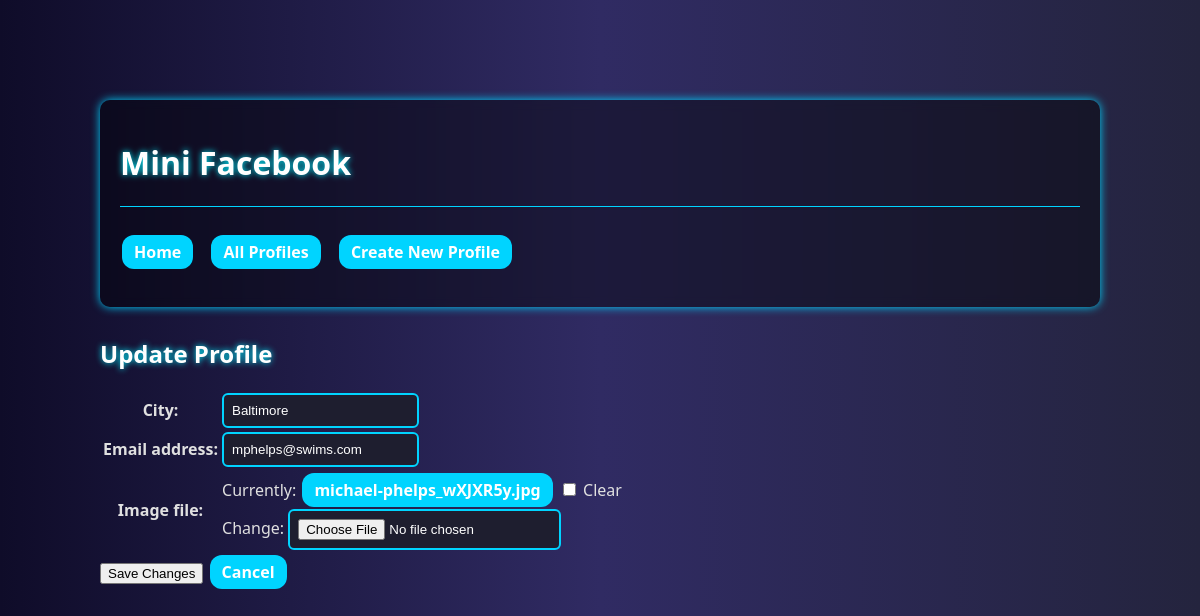
/mini_fb/profile/1/update, run on an earlier commit of the app's database.
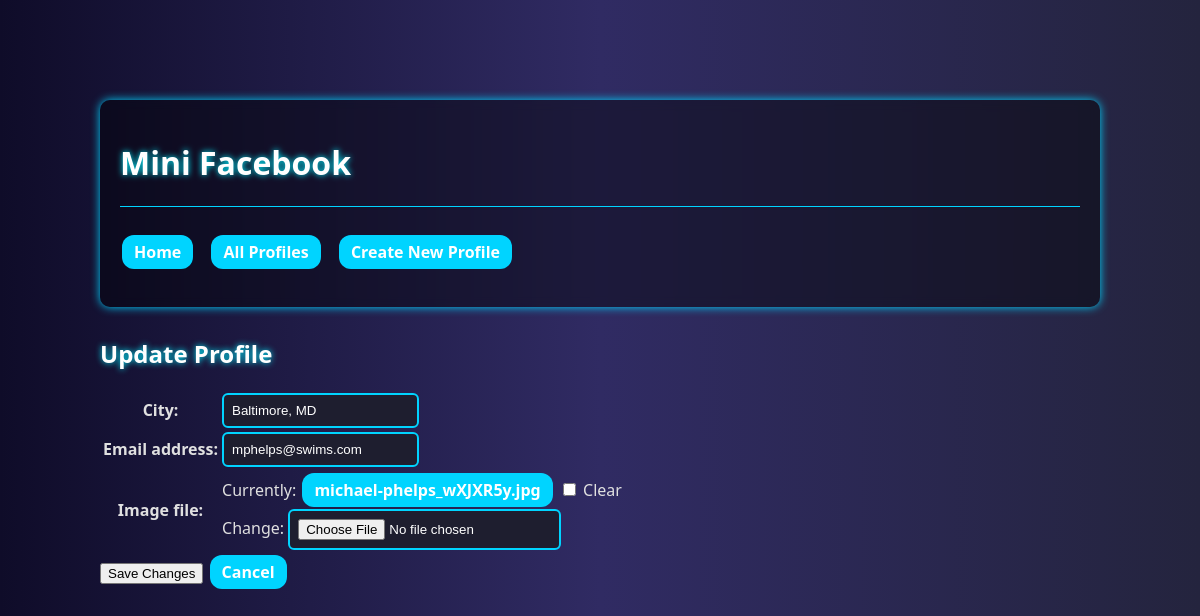
And on a later commit of the database.
### mini_fb/models.py (models this page shows, shortened)
class Profile(models.Model):
    first_name = models.CharField(max_length=50)
    last_name = models.CharField(max_length=50)
    city = models.CharField(max_length=100)
    email_address = models.EmailField(max_length=254, unique=True)
    image_file = models.ImageField(blank=True)

### mini_fb/views.py (the view, shortened to what this page needs)
# urls.py: path('profile/<int:pk>/update', UpdateProfileView.as_view(), name='update_profile'),
class UpdateProfileView(UpdateView):
    model = Profile
    form_class = UpdateProfileForm
    template_name = 'mini_fb/update_profile_form.html'

### mini_fb/forms.py
class UpdateProfileForm(forms.ModelForm):
    class Meta:
        model = Profile
        fields = ['city', 'email_address', 'image_file']

### mini_fb/templates/mini_fb/update_profile_form.html (shortened to what this page needs)
{% extends "mini_fb/base.html" %}
{% block content %}
  <h2>Update Profile</h2>
  <form method="POST" enctype="multipart/form-data">
    <table>
      {{ form.as_table }}
    </table>
    <button type="submit">Save Changes</button>
    <a href="{% url 'show_profile' pk=object.pk %}">Cancel</a>
  </form>
{% endblock %}

What changed in the data, as far as the page shows it:
changed Profile "mphelps@swims.com": city "Baltimore" → "Baltimore, MD"
